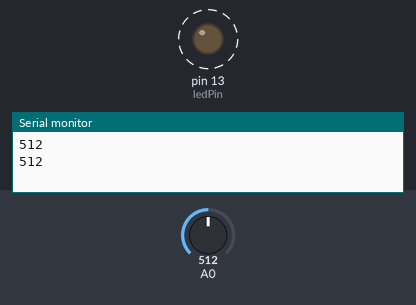
This sketch was run on a simulated Arduino Uno, built with avr-gcc and run on an emulated ATmega328P. Parts: output pins drawn as LEDs (lit = HIGH), the last lines printed to the serial monitor. Dashed ring = blinking. Inputs (shaded band) come from the test bench; at power-on: A0 = 512.

Above: at 1.8 s.
1.9 s: A0 set to 306
At 2.2 s:
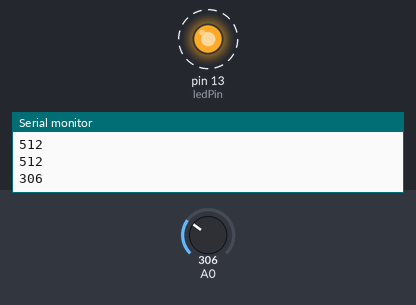
5.4 s: A0 set to 122
At 5.56 s:
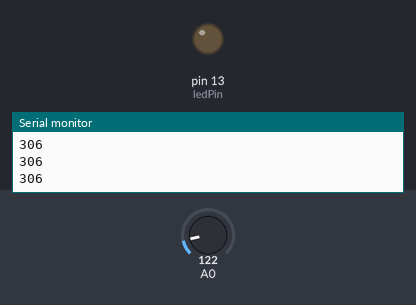
Timing chart, 0 to 14.9 s (numbered marks = the images above; inputs shaded):
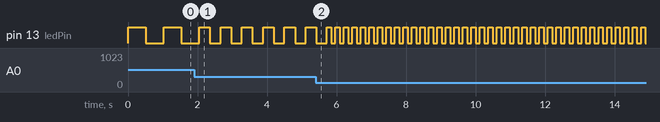

Measured:
- after the input at 1.9 s, pin 13 (ledPin): alternates HIGH for 0.31 s and LOW for 0.31 s, starting after 0.46 s
- by itself, pin 13 (ledPin): alternates HIGH for 0.51 s and LOW for 0.51 s

The sketch:

Lab3.ino
```cpp
// 202234860 김나현

const int ledPin = 13;

void setup() {
  Serial.begin(9600);
  pinMode(ledPin, OUTPUT);
}

void loop() {
  int readValue = analogRead(A0); // 아날로그 신호 측정
  Serial.println(readValue);

  digitalWrite(ledPin, HIGH);
  delay(readValue);
  analogWrite(ledPin, LOW);
  delay(readValue);
}
```
